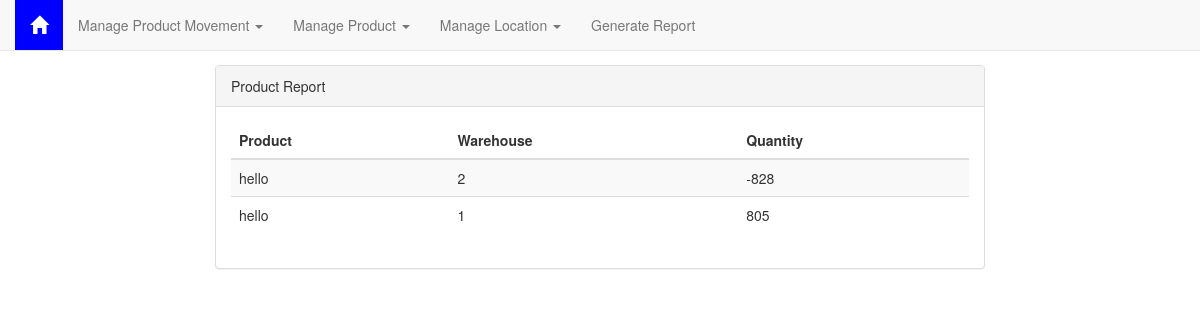
Page /product_movement/get_report on the earlier database version.
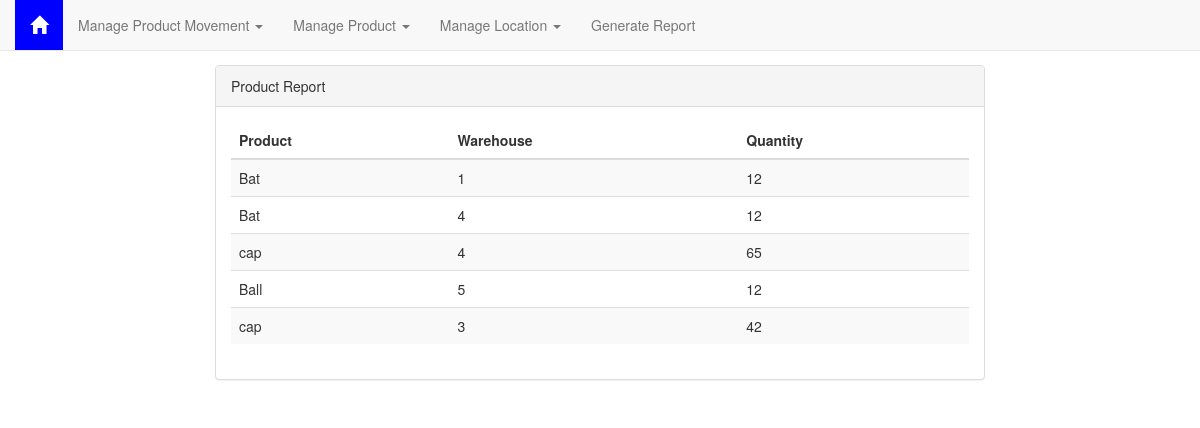
Same page on the later database version.
### tables this page shows
CREATE TABLE Product (
  product_id INTEGER PRIMARY KEY AUTOINCREMENT,

  product_name TEXT
  );

### warehouse_management/product_movement.py (the view)
@bp.route("/get_report", methods=("GET", "POST"))
def get_report():
    try:
        db = get_db()
        prod_mov = db.execute(
            "SELECT  from_location, to_location, Product.product_id, qty, Product.product_name FROM ProductMovement  INNER JOIN Product "+
            " ON Product.product_id=ProductMovement.product_id" ,
        )
    except sqlite3.Error as error:
        print(error)
        return render_template("error_occured.html")
    location = {}
    for movement in prod_mov:
        curr_product = movement[2]
        curr_product_name = movement[4]
        curr_from_location = movement[0]
        curr_to_location = movement[1]
        qty = movement[3]
        if curr_from_location:
            if curr_from_location in location:
                if tuple([curr_product, curr_product_name]) in location[curr_from_location]:
                    location[curr_from_location][tuple([curr_product, curr_product_name])] -= qty
                else:
                    location[curr_from_location][tuple([curr_product, curr_product_name])] = -1 * (qty)
            else:
                temp = {}
                temp[tuple([curr_product, curr_product_name])] = -1 * (qty)
                location[curr_from_location] = temp
        if curr_to_location:
            if curr_to_location in location:
                if tuple([curr_product, curr_product_name]) in location[curr_to_location]:
                    location[curr_to_location][tuple([curr_product, curr_product_name])] += qty
                else:
                    location[curr_to_location][tuple([curr_product, curr_product_name])] = qty
            else:
                temp = {}
                temp[tuple([curr_product, curr_product_name])] = qty
                location[curr_to_location] = temp
    return render_template("product_movement/view_report.html", result=location)

### warehouse_management/db.py (called while the page is built)
def get_db():
    if 'db' not in g:
        g.db = sqlite3.connect(
            current_app.config['DATABASE'],
            detect_types=sqlite3.PARSE_DECLTYPES
        )
        g.db.row_factory = sqlite3.Row
    return g.db

### warehouse_management/templates/product_movement/view_report.html (shortened to what this page needs)
{% extends 'base.html' %}
{% block content %}
<div class="col-md-2"></div>
<div class="col-md-8 container">
    <div class="panel panel-default">
        <div class="panel-heading">
            Product Report
        </div>
        <div class="panel-body">
            <div class="table-responsive">
                <table class="table table-striped">
                    <thead>
                        <tr>
                            <th>Product</th>
                            <th>Warehouse</th>
                            <th>Quantity</th>
                        </tr>
                    </thead>
                    <tbody>
                        {% for location,product in result.items() %}
                        {% for product,quantity in  result[location].items() %}
                        <tr>
                            <td>{{product[1]}}</td>
                            <td>{{location}}</td>
                            <td>{{quantity}}</td>
                        </tr>
                        {% endfor %}
                        {% endfor %}
                    </tbody>
                </table>
            </div>
        </div>
    </div>
</div>
{% endblock %}

Differences in the rows shown:
now on this page (row edited): Product: product_name "cap" "cap"
now on this page (row edited): Product: product_name "Ball"
Other differences:
list line gone: "hello"
new list line: "Bat"
list line gone: "2 -828"
new list line: "1 12"
list line gone: "1 805"
new list line: "4 12 4 65"
new list line: "5 12"
new list line: "3 42"
